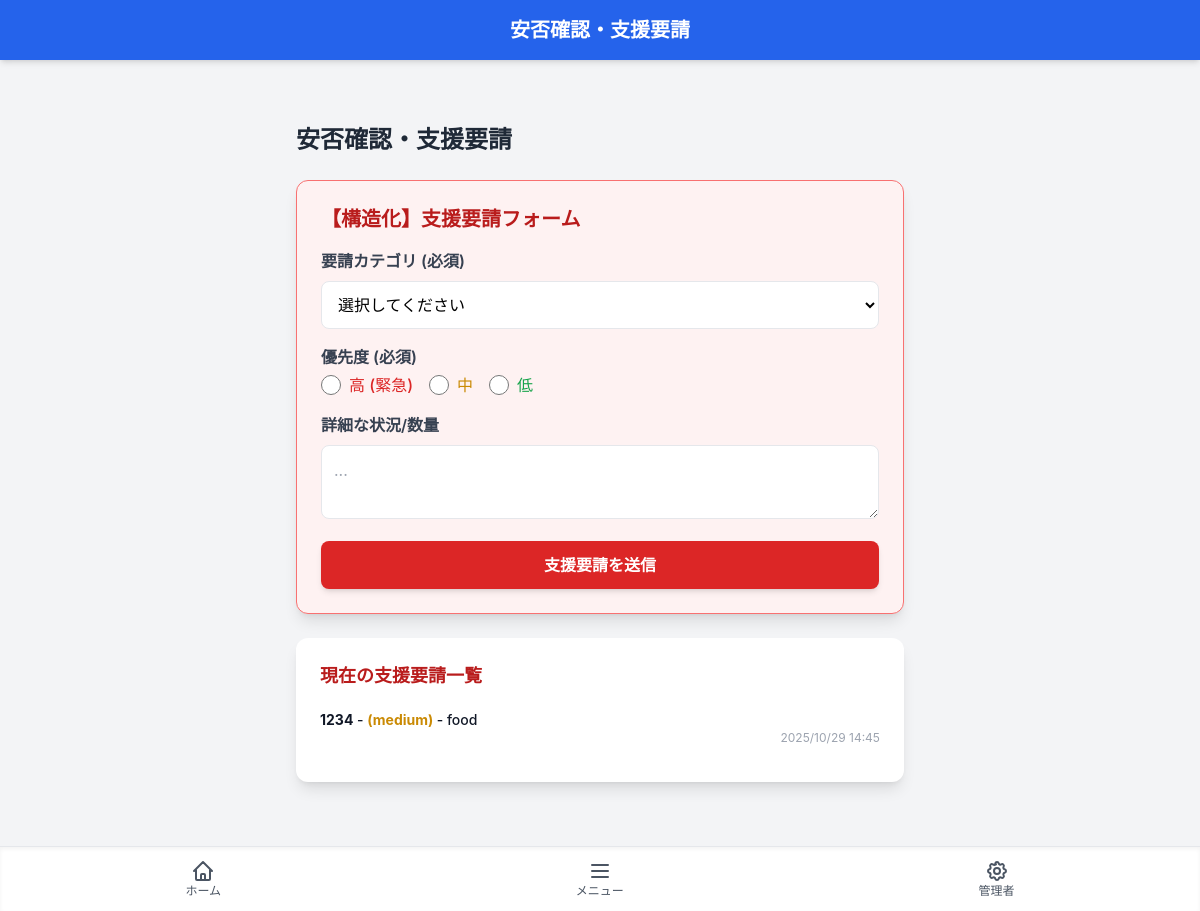
The app's page /safety-check (signed in) with its own data.
### models.py (models this page shows, shortened)
class SupportRequest(db.Model):
    id = db.Column(db.Integer, primary_key=True)
    category = db.Column(db.String(100), nullable=False)
    priority = db.Column(db.String(50), nullable=False)
    details = db.Column(db.Text, nullable=True)
    timestamp = db.Column(db.DateTime, index=True, default=datetime.datetime.now)
    user_id = db.Column(db.Integer, db.ForeignKey('user.id'), nullable=False)

class User(UserMixin, db.Model):
    id = db.Column(db.Integer, primary_key=True)
    username = db.Column(db.String(100), unique=True, nullable=False)
    password_hash = db.Column(db.String(256), nullable=False)
    is_admin = db.Column(db.Boolean, nullable=False, default=False)
    requests = db.relationship('SupportRequest', backref='author', lazy=True)
    sos_signals = db.relationship('SOSSignal', backref='author', lazy=True)
    chat_messages = db.relationship('ChatMessage', backref='author', lazy=True)
    community_posts = db.relationship('CommunityPost', backref='author', lazy=True)
    groups = db.relationship('Group', secondary=user_group_association, lazy='subquery',
                             backref=db.backref('members', lazy=True))
    group_chat_messages = db.relationship('GroupChatMessage', backref='author', lazy=True)

### app.py (the view, shortened to what this page needs)
@app.route('/safety-check', methods=['GET', 'POST'])
@login_required
def safety_check():
    form = SupportRequestForm()
    try:
        all_requests = SupportRequest.query.options(db.joinedload(SupportRequest.author)).order_by(SupportRequest.timestamp.desc()).all()
    except Exception as e:
        app.logger.error(f"Error fetching support requests: {e}")
        all_requests = []
        flash('支援要請の読み込み中にエラーが発生しました。', 'danger')
    return render_template(
        'safety_check.html',
        title='安否確認・支援要請',
        form=form,
        requests=all_requests
    )

### forms.py
class SupportRequestForm(FlaskForm):
    category = SelectField('要請カテゴリ (必須)',
                           choices=[
                               ('', '選択してください'),
                               ('food', '食料'),
                               ('water', '飲料水'),
                               ('medical', '医療/医薬品'),
                               ('shelter', '避難場所/毛布'),
                               ('other', 'その他')
                           ],
                           validators=[DataRequired()])
    priority = RadioField('優先度 (必須)',
                          choices=[
                              ('high', '高 (緊急)'),
                              ('medium', '中'),
                              ('low', '低')
                          ],
                          validators=[DataRequired()])
    details = TextAreaField('詳細な状況/数量',
                            validators=[Length(max=500)],
                            render_kw={"rows": 2, "placeholder": "..."})
    submit = SubmitField('支援要請を送信')

### app.py (called while the page is built)
@login_manager.user_loader
def load_user(user_id):
    return db.session.get(User, int(user_id))

### templates/safety_check.html (shortened to what this page needs)
{% extends "layout.html" %}
{% block title %}安否確認・支援要請{% endblock %}
{% block content %}
<div class="p-4 md:p-8 max-w-2xl mx-auto">
    <h2 class="text-2xl font-bold mb-6 text-gray-800">安否確認・支援要請</h2>
    <div class="bg-red-50 p-6 rounded-xl shadow-lg mb-6 border border-red-400">
        <h3 class="text-xl font-bold text-red-700 mb-4">【構造化】支援要請フォーム</h3>
        <form method="POST" action="{{ url_for('safety_check') }}">
            <div class="mb-4">
                {{ form.category.label(class="block text-gray-700 font-semibold mb-1") }}
                {{ form.category(class="mt-1 p-3 w-full border rounded-lg focus:outline-none focus:ring-2 focus:ring-red-400 bg-white") }}
            </div>
            <div class="mb-4">
                {{ form.priority.label(class="block text-gray-700 font-semibold mb-1") }}
                <div class="flex flex-wrap gap-4 mt-1">
                    {% for subfield in form.priority %}
                    <label class="flex items-center font-medium
                        {% if subfield.data == 'high' %}text-red-600
                        {% elif subfield.data == 'medium' %}text-yellow-600
                        {% else %}text-green-600{% endif %}">
                        {{ subfield(class="h-5 w-5 mr-2") }} {{ subfield.label.text }}
                    </label>
                    {% endfor %}
                </div>
            </div>
            <div class="mb-4">
                {{ form.details.label(class="block text-gray-700 font-semibold mb-1") }}
                {{ form.details(class="mt-1 p-3 w-full border rounded-lg focus:outline-none focus:ring-2 focus:ring-red-400") }}
            </div>
            {{ form.submit(class="w-full bg-red-600 text-white p-3 rounded-lg hover:bg-red-700 transition-all font-semibold shadow-md cursor-pointer") }}
        </form>
    </div>
    <div class="bg-white p-6 rounded-xl shadow-lg">
        <h3 class="text-lg font-semibold mb-2 text-red-700">現在の支援要請一覧</h3>
        <ul class="divide-y divide-gray-200">
            {% if requests %}
                {% for req in requests %}
                <li class="py-3">
                    <p class="text-sm font-medium text-gray-900">
                        <strong>{{ req.author.username }}</strong> -
                        <span class="font-bold
                            {% if req.priority == 'high' %}text-red-600
                            {% elif req.priority == 'medium' %}text-yellow-600
                            {% else %}text-green-600{% endif %}">
                            ({{ req.priority }})
                        </span>
                        - {{ req.category }}
                    </p>
                    <p class="text-xs text-gray-400 text-right">{{ req.timestamp.strftime('%Y/%m/%d %H:%M') }}</p>
                </li>
                {% endfor %}
            {% else %}
                <li class="py-3 text-gray-500">現在、支援要請はありません。</li>
            {% endif %}
        </ul>
    </div>
</div>
{% endblock %}

### records on screen
SupportRequest: author.username "1234", priority "medium", category "food", timestamp "2025/10/29 14:45"

### other values on screen
{{ subfield.label.text }} "高 (緊急)" "中" "低"
